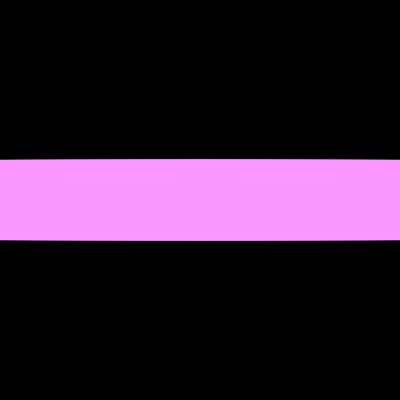
Frame 1 (no input)
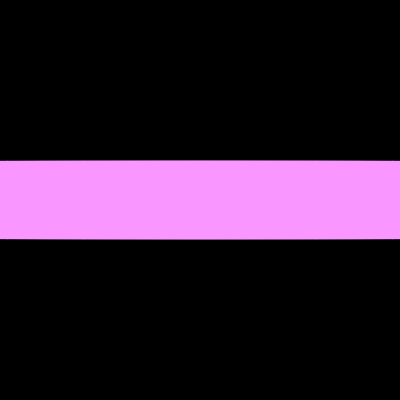
Frame 60 (no input)
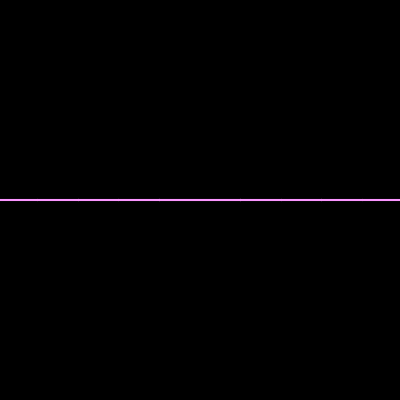
Frame 120 (the mouse pressed at the canvas centre since frame 60)

The p5.js sketch that drew these frames (run headless with seeded random() and noise() and a simulated clock; from frame 60 on, the mouse is pressed at the canvas centre):

// p5.js sketch
// ── sketch.js
function setup(){
    var canvas= createCanvas (400,400);
  
   }
   
   function draw(){
   
     background(0);
     fill (250,150,300,random)
     ellipse (200,200,random(3500),random(400))
  }
